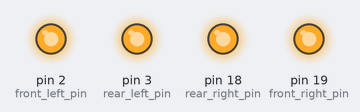
A sketch run on a simulated Arduino Uno, built with avr-gcc and run on an emulated ATmega328P. Shown: output pins drawn as LEDs (lit = HIGH).

Above: at 0.5 s.
At 3.5 s:
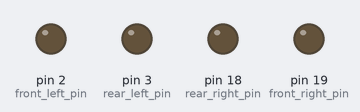
Timing chart, 0 to 4.6 s (numbered marks = the images above):
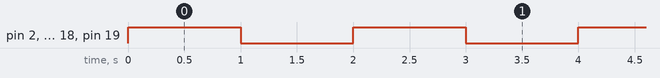

Measured:
- by itself, pin 2 (front_left_pin), pin 3 (rear_left_pin), pin 18 (rear_right_pin), pin 19 (front_right_pin): alternates HIGH for 1.0 s and LOW for 1.0 s

The sketch:

_08light_test.ino
```cpp
const int front_left_pin = 2;
const int front_right_pin = 19; //A5
const int rear_left_pin = 3;
const int rear_right_pin = 18; //A4

void setup() {
  pinMode(front_left_pin, OUTPUT);
  pinMode(front_right_pin, OUTPUT);
  pinMode(rear_left_pin, OUTPUT);
  pinMode(rear_right_pin, OUTPUT);

  digitalWrite(front_left_pin, LOW);
  digitalWrite(front_right_pin, LOW);
  digitalWrite(rear_left_pin, LOW);
  digitalWrite(rear_right_pin, LOW);
}

void loop() {
  digitalWrite(front_left_pin, HIGH);
  digitalWrite(front_right_pin, HIGH);
  digitalWrite(rear_left_pin, HIGH);
  digitalWrite(rear_right_pin, HIGH);

  delay(1000);

  digitalWrite(front_left_pin, LOW);
  digitalWrite(front_right_pin, LOW);
  digitalWrite(rear_left_pin, LOW);
  digitalWrite(rear_right_pin, LOW);

  delay(1000);
}
```
